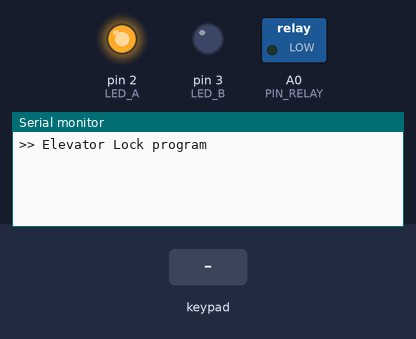
The sketch below on a simulated Arduino Uno, built with avr-gcc and run on an emulated ATmega328P. Shown: switched loads named in the sketch (green lamp = pin HIGH), output pins drawn as LEDs (lit = HIGH), the last lines printed to the serial monitor. Inputs (shaded band) come from the test bench.

Above: at 1.2 s.
1.3 s: key '1' pressed
At 1.9 s:
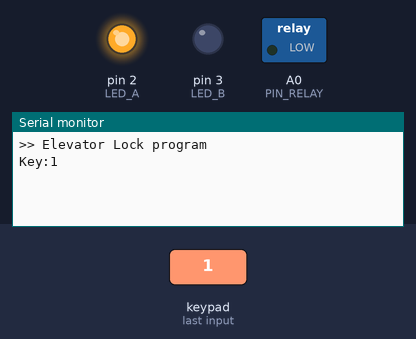
2.8 s: keypad keys 4 5 6 7 # pressed 0.4 s apart
At 5.6 s:
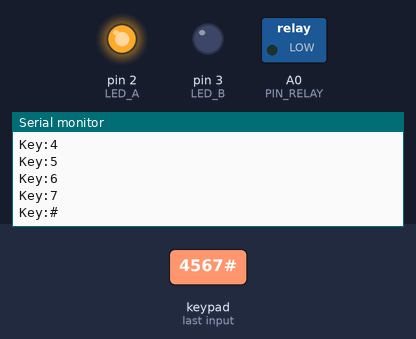
6.3 s: key 'A' pressed
At 7.1 s:
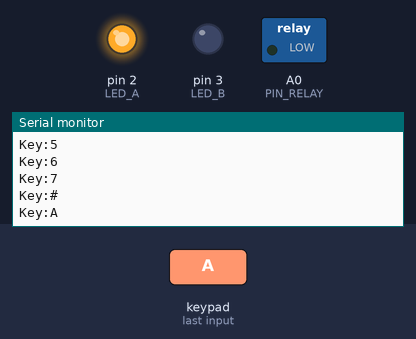
7.8 s: keypad keys 4 5 6 7 * pressed 0.4 s apart
At 10.5 s:
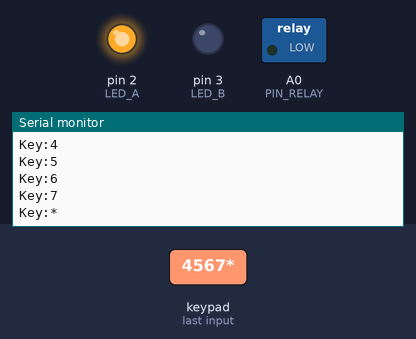
11.3 s: key 'B' pressed
At 11.9 s:
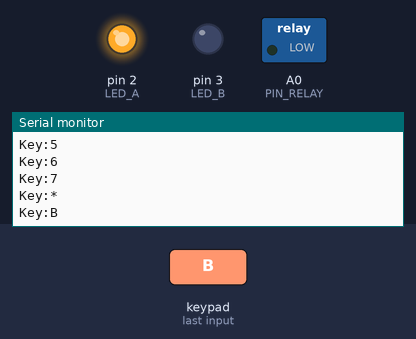
12.8 s: keypad keys 4 5 6 7 D pressed 0.4 s apart
At 15.4 s:
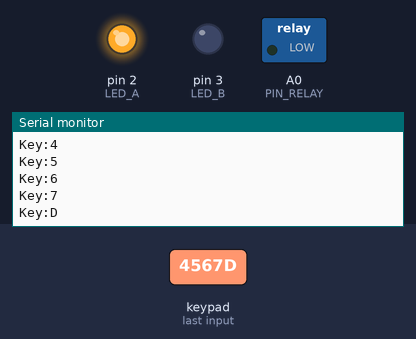
Timing chart, 0 to 16.9 s (numbered marks = the images above; inputs shaded):
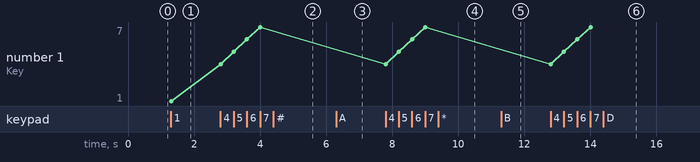

Measured:
- after the input at 1.3 s, the serial monitor: prints a new line at once (image 1)
- after the input at 2.8 s, the serial monitor: prints a new line at once (image 2)
- after the input at 6.3 s, the serial monitor: prints a new line at once (image 3)
- after the input at 7.8 s, the serial monitor: prints a new line at once (image 4)
- after the input at 11.3 s, the serial monitor: prints a new line at once (image 5)
- after the input at 12.8 s, the serial monitor: prints a new line at once (image 6)
- plotted number 1: 1 → 7 after the input at 2.8 s

The sketch:

elevator-lock.ino
```cpp
#include <Keypad.h>
#include <CircularBuffer.h>

/**
   Program state
*/

typedef struct programState {
  bool isLockDisabled;
} ProgramState;

ProgramState progState = {
  .isLockDisabled = false
};

/**
   Relay
*/

const int PIN_RELAY = A0;

/**
   LEDs
*/

const int LED_A = 2;
const int LED_B = 3;

/**
   Keypad init
*/

const byte ROWS = 4;
const byte COLS = 4;

char keys[ROWS][COLS] = {
  {'1', '2', '3', 'A'},
  {'4', '5', '6', 'B'},
  {'7', '8', '9', 'C'},
  {'*', '0', '#', 'D'}
};

byte rowPins[ROWS] = { 4, 5, 6, 7 };
byte colPins[COLS] = { 8, 9, 10, 11 };

Keypad kpd = Keypad(makeKeymap(keys), rowPins, colPins, ROWS, COLS);

const int SOLUTION_SIZE = 4;

char solutionKeys[SOLUTION_SIZE] = {'*', '8', '6', 'A',};
char resetKeys[SOLUTION_SIZE] = {'#', '*', '#', '0',};

/**
   Inputs buffer
*/

CircularBuffer<char, SOLUTION_SIZE> keyBuffer;

/**
   Keypad and buffer functions
*/

void updateKeyBuffer() {
  char key = kpd.getKey();

  if (key != NO_KEY) {
    Serial.print("Key:");
    Serial.println(key);
    keyBuffer.push(key);
  }
}

bool isCodeInBuffer(char *code) {
  if (keyBuffer.size() < SOLUTION_SIZE) {
    return false;
  }

  for (int i = 0; i < keyBuffer.size(); i++) {
    if (keyBuffer[i] != code[i]) {
      return false;
    }
  }

  return true;
}

bool isSolutionInBuffer() {
  return isCodeInBuffer(solutionKeys);
}

bool isResetInBuffer() {
  return isCodeInBuffer(resetKeys);
}

void runKeypad() {
  updateKeyBuffer();

  if (isSolutionInBuffer() && !progState.isLockDisabled) {
    Serial.println("Lock:Disabling");
    disableLock();
  } else if (isResetInBuffer() && progState.isLockDisabled) {
    Serial.println("Lock:Enabling");
    enableLock();
  }
};

/**
   Relay functions
*/

void lockRelay() {
  if (digitalRead(PIN_RELAY) == HIGH) {
    Serial.println("Relay:Lock");
  }

  digitalWrite(PIN_RELAY, LOW);
}

void openRelay() {
  if (digitalRead(PIN_RELAY) == LOW) {
    Serial.println("Relay:Open");
  }

  digitalWrite(PIN_RELAY, HIGH);
}

void initRelay() {
  pinMode(PIN_RELAY, OUTPUT);
  lockRelay();
}

/*
   Lock functions
*/

void enableLock() {
  progState.isLockDisabled = false;
  ledOn(LED_A);
  ledOff(LED_B);
  lockRelay();
}

void disableLock() {
  progState.isLockDisabled = true;
  ledOff(LED_A);
  ledOn(LED_B);
  openRelay();
}

/**
   LED functions
*/

void initLeds() {
  pinMode(LED_A, OUTPUT);
  pinMode(LED_B, OUTPUT);
  ledOff(LED_A);
  ledOff(LED_B);
}

void toggleLed(int ledPin) {
  digitalWrite(ledPin, !digitalRead(ledPin));
}

void ledOn(int ledPin) {
  digitalWrite(ledPin, HIGH);
}

void ledOff(int ledPin) {
  digitalWrite(ledPin, LOW);
}

/**
   Entrypoint
*/

void setup() {
  Serial.begin(9600);

  initRelay();
  initLeds();
  enableLock();

  Serial.println(">> Elevator Lock program");
}

void loop() {
  runKeypad();
}
```
